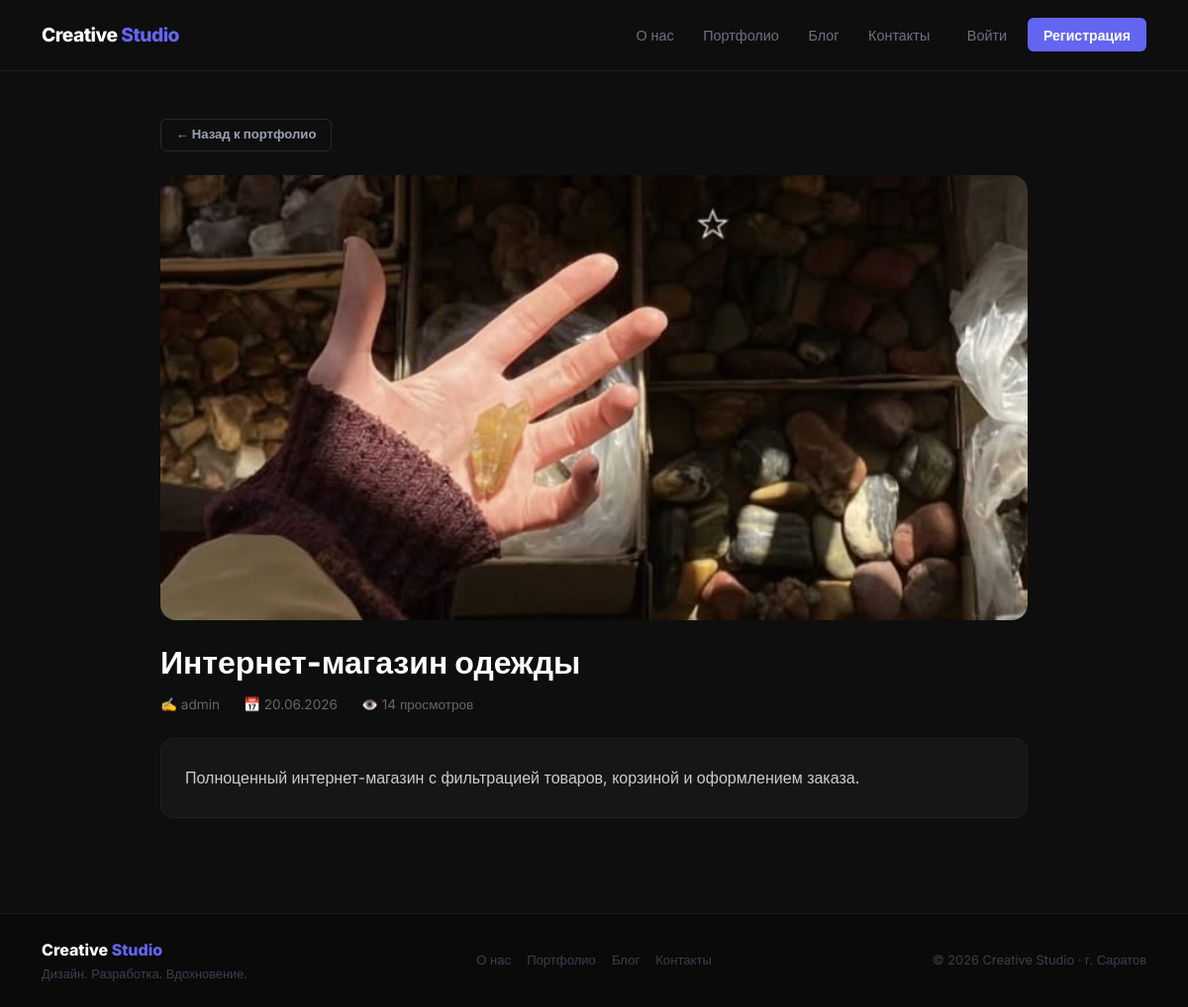
The page /portfolio/4/ on the database its author committed.
### main/models.py (models this page shows, shortened)
class PortfolioProject(models.Model):
    STATUS_CHOICES = [
        ('pending', 'На проверке'),
        ('approved', 'Одобрено'),
        ('rejected', 'Отклонено'),
    ]
    title = models.CharField(max_length=200, verbose_name='Название')
    image = models.ImageField(
        upload_to='portfolio/',
        blank=True,
        null=True,
        verbose_name='Изображение'
    )
    short_description = models.CharField(
        max_length=300,
        verbose_name='Краткое описание'
    )
    full_description = models.TextField(
        blank=True,
        verbose_name='Полное описание'
    )
    created_at = models.DateTimeField(auto_now_add=True)
    author = models.ForeignKey(
        User,
        on_delete=models.CASCADE,
        verbose_name='Автор'
    )
    views = models.PositiveIntegerField(default=0, verbose_name='Просмотры')
    status = models.CharField(
        max_length=20,
        choices=STATUS_CHOICES,
        default='pending',
        verbose_name='Статус'
    )
    class Meta:
        verbose_name = 'Проект'
        verbose_name_plural = 'Проекты'
        ordering = ['-created_at']

### main/views.py (the view, shortened to what this page needs)
# urls.py: path('portfolio/<int:pk>/', views.project_detail, name='project_detail'),
def project_detail(request, pk):
    project = get_object_or_404(PortfolioProject, pk=pk)
    if project.status != 'approved':
        if not request.user.is_authenticated or (
            project.author != request.user and not request.user.is_staff
        ):
            messages.error(request, 'Этот проект пока недоступен.')
            return redirect('portfolio')
    project.views += 1
    project.save()
    comments = project.comments.select_related('user')
    is_liked = False
    if request.user.is_authenticated:
        is_liked = ProjectLike.objects.filter(
            project=project,
            user=request.user
        ).exists()
    return render(request, 'project_detail.html', {
        'project': project,
        'comments': comments,
        'is_liked': is_liked,
    })

### templates/project_detail.html (shortened to what this page needs)
{% extends 'base.html' %}
{% block content %}
<div class="container py-5" style="max-width: 900px;">
    <a href="{% url 'portfolio' %}" class="btn btn-outline-light btn-sm mb-4">
        ← Назад к портфолио
    </a>
    {% if project.image %}
    <img src="{{ project.image.url }}" class="w-100 mb-4"
         style="height: 450px; object-fit: cover; border-radius: 16px;">
    {% endif %}
    <h1 style="font-size: 2rem; font-weight: 800; color: #fff; margin-bottom: 0.8rem;">
        {{ project.title }}
    </h1>
    <div class="d-flex gap-4 mb-4 flex-wrap">
        <span style="color: #666; font-size: 0.85rem;">
            ✍️ {{ project.author.username }}
        </span>
        <span style="color: #666; font-size: 0.85rem;">
            📅 {{ project.created_at|date:"d.m.Y" }}
        </span>
        <span style="color: #666; font-size: 0.85rem;">
            👁️ {{ project.views }} просмотров
        </span>
    </div>
    <div class="card p-4">
        <p style="color: #ccc; line-height: 1.9; margin: 0; font-size: 1rem;">
            {{ project.full_description|default:"Описание не указано." }}
        </p>
    </div>
</div>
{% endblock %}

### templates/base.html (style rules this page uses)
* { margin: 0; padding: 0; box-sizing: border-box; }
body { background: #0e0e0e; color: #e2e8f0; font-family: 'Inter', sans-serif; overflow-x: hidden; }
.btn-outline-light { border-radius: 6px; padding: 0.55rem 1.4rem; font-weight: 600; font-size: 0.9rem; border: 1px solid #2a2a2a; color: #9ca3af; background: transparent; transition: all 0.2s; }
.btn-sm { padding: 0.35rem 0.9rem !important; font-size: 0.82rem !important; }
.card { background: #161616; border: 1px solid #1f1f1f; border-radius: 12px; color: #e2e8f0; transition: border-color 0.2s, transform 0.2s; overflow: hidden; }

### rows shown on the page
PortfolioProject: image (picture), title "Интернет-магазин одежды", author.username "admin", created_at "20.06.2026", views "14", full_description "Полноценный интернет-магазин с фильтрацией товаров, корзиной и оформлением заказа."
